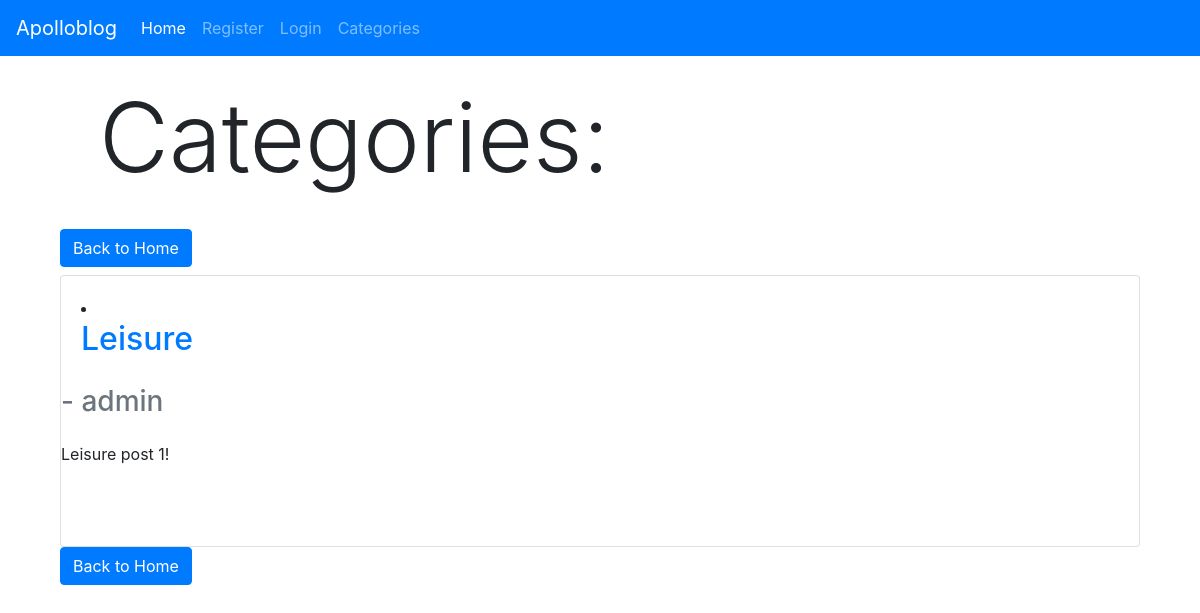
/category/leisure/, run on an earlier commit of the app's database.
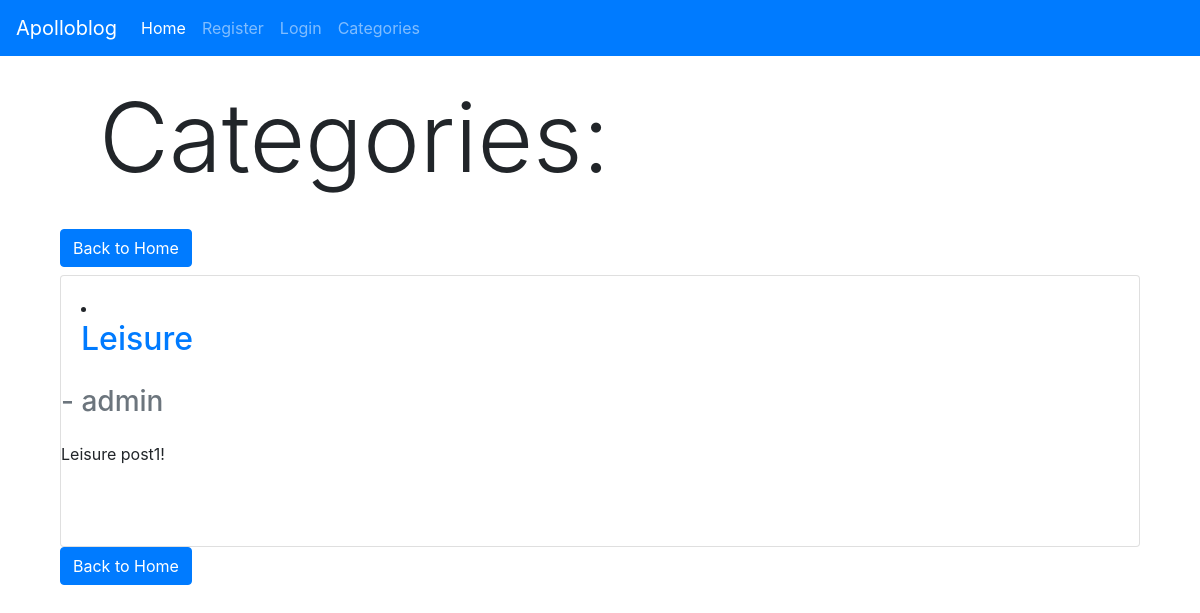
And on a later commit of the database.
### blogroot/models.py (models this page shows, shortened)
class Post(models.Model):
	title = models.CharField(max_length=255) #max char length
	title_tag = models.CharField(max_length=255)
	author = models.ForeignKey(User, null=True, on_delete=models.CASCADE)
	body = models.TextField() #input field for text
	name = "Apollo Blog"
	post_date = models.DateField(auto_now_add = True)
	category = models.CharField(max_length=255, default='development')
	likes = models.ManyToManyField(User, related_name='blog_posts')

### blogroot/views.py (the view)
# urls.py: path('category/<str:cats>/',CategoryView, name='category'),
def CategoryView(request, cats):
	category_posts = Post.objects.filter(category= cats.replace('-',' '))
	return render(request, 'categories.html', {'cats':cats.replace('-',' '), 'category_posts':category_posts})

### blogroot/templates/categories.html (shortened to what this page needs)
{% extends 'base.html' %}
{% block content %}
<body>
<div class="container-fluid">
<div class="container">
<div class="col px-lg-4">
{% if category_posts %}
<h1 class="display-1">Categories:</h1> <br />
</div>
</div>
<h2 class="dispay-2"> {{ catsx }}
<a href="{% url 'home' %}" class="btn btn-primary"> Back to Home </a> </h2>
{% for post in category_posts %}
<div class="card">
	<div class="card-body">
		<li><a  href="{% url 'article_detail' post.pk %}">
		<h2 class="card-title">{{ post.title }}</h2></a>
	</div>
	 	<h3 class="card-subtitle mb-2 text-muted"> - {{ post.author.username }} </h3>
	 	<p class ="card-text"> {{ post.body | slice:":200"|safe }} </p> <br />
	 </small>  <br />
</div>
{% endfor %}
<a href="{% url 'home' %}" class="btn btn-primary"> Back to Home </a>
</body>
{% else %}
<h1 class="display-1">I'm sorry this category doesn't exist... </h1>
<a href="{% url 'home' %}" class="btn btn-primary"> Back to Home </a>
{% endif %}
{% endblock %}

What changed in the data, as far as the page shows it:
changed Post "Leisure": body "Leisure post 1!" → "Leisure post1!"
